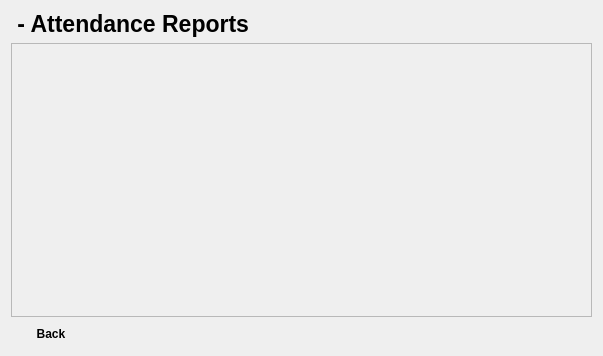
<?xml version="1.0" encoding="UTF-8"?>
<ui version="4.0">
 <class>AceClassUtility_AttendanceReports</class>
 <widget class="QDialog" name="AceClassUtility_AttendanceReports">
  <property name="geometry">
   <rect>
    <x>0</x>
    <y>0</y>
    <width>603</width>
    <height>356</height>
   </rect>
  </property>
  <property name="minimumSize">
   <size>
    <width>603</width>
    <height>356</height>
   </size>
  </property>
  <property name="maximumSize">
   <size>
    <width>603</width>
    <height>356</height>
   </size>
  </property>
  <property name="baseSize">
   <size>
    <width>603</width>
    <height>356</height>
   </size>
  </property>
  <property name="windowTitle">
   <string>Ace Class Utility - &lt;className&gt; - Attendance Reports</string>
  </property>
  <property name="windowIcon">
   <iconset resource="../main.qrc">
    <normaloff>:/icons/icon.png</normaloff>:/icons/icon.png</iconset>
  </property>
  <layout class="QGridLayout" name="gridLayout">
   <item row="2" column="0">
    <layout class="QHBoxLayout" name="backButtonLayout">
     <item>
      <widget class="QPushButton" name="backButton">
       <property name="font">
        <font>
         <weight>75</weight>
         <bold>true</bold>
        </font>
       </property>
       <property name="text">
        <string>Back</string>
       </property>
       <property name="icon">
        <iconset theme="back"/>
       </property>
       <property name="flat">
        <bool>true</bool>
       </property>
      </widget>
     </item>
     <item>
      <spacer name="horizontalSpacer">
       <property name="orientation">
        <enum>Qt::Horizontal</enum>
       </property>
       <property name="sizeHint" stdset="0">
        <size>
         <width>40</width>
         <height>20</height>
        </size>
       </property>
      </spacer>
     </item>
    </layout>
   </item>
   <item row="0" column="0">
    <widget class="QLabel" name="titleLabel">
     <property name="font">
      <font>
       <pointsize>17</pointsize>
       <weight>75</weight>
       <bold>true</bold>
      </font>
     </property>
     <property name="text">
      <string>&lt;className&gt; - Attendance Reports</string>
     </property>
    </widget>
   </item>
   <item row="1" column="0">
    <widget class="QScrollArea" name="attendanceReports">
     <property name="widgetResizable">
      <bool>true</bool>
     </property>
     <widget class="QWidget" name="attendanceReportsWidget">
      <property name="geometry">
       <rect>
        <x>0</x>
        <y>0</y>
        <width>583</width>
        <height>267</height>
       </rect>
      </property>
     </widget>
    </widget>
   </item>
  </layout>
 </widget>
 <resources>
  <include location="../main.qrc"/>
 </resources>
 <connections/>
</ui>
